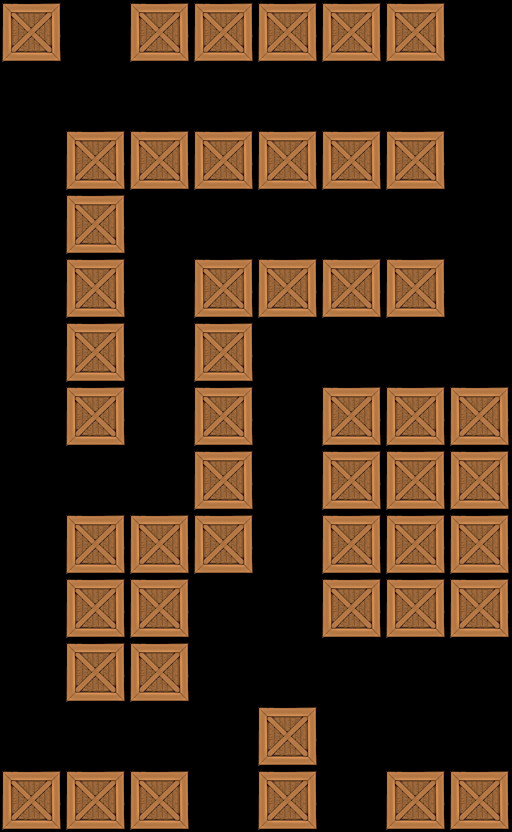

A level layout from a 2D game, rendered from its tile map. Below: a short description, then the map file with tile-grid data replaced by summaries:
An orthogonal 8x13 tile map with 64x64 px tiles, 1 tile layer (Tile Layer 1).

<map version="1.0" orientation="orthogonal" width="8" height="13" tilewidth="64" tileheight="64">
 <tileset firstgid="1" name="crate" tilewidth="64" tileheight="64">
  <image source="../../crate4.png" width="64" height="64" />
 </tileset>
 <layer name="Tile Layer 1" width="8" height="13">
  <data>[104 cells, 49 non-empty, 1 distinct tile ids]</data>
 </layer>
</map>
